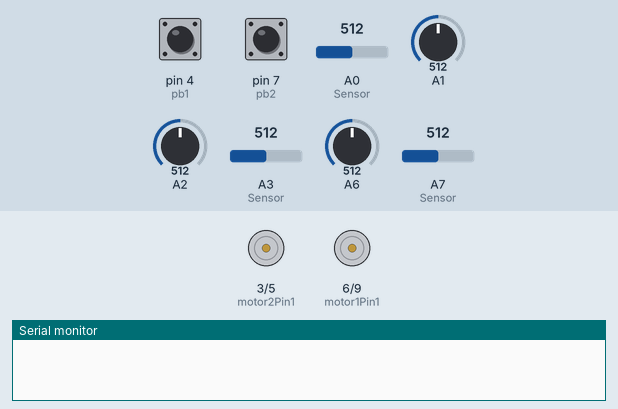
Simulated run of this sketch. Board: Arduino Nano, built with avr-gcc and run on an emulated ATmega328P. Shown: motor-driver pin pairs drawn as motors (green arrow = first pin HIGH = forward, orange = second pin HIGH = backward, longer = more drive), the last lines printed to the serial monitor. Inputs (shaded band) come from the test bench; at power-on: pin 4 (pb1) HIGH, A1 = 512, pin 7 (pb2) HIGH, A0 (Sensor) = 512, A2 = 512, A3 (Sensor) = 512, A6 = 512, A7 (Sensor) = 512.

Above: at 1.2 s.
1.3 s: pin 4 (pb1) pulled LOW for 0.15 s
At 2.2 s:
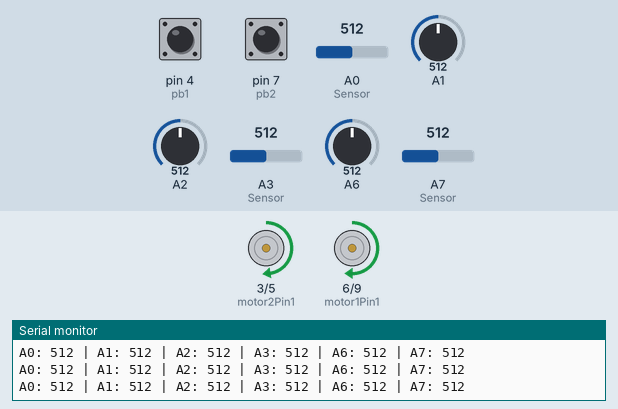
3.1 s: A1 set to 967
6.1 s: A1 set to 994
At 6.6 s:
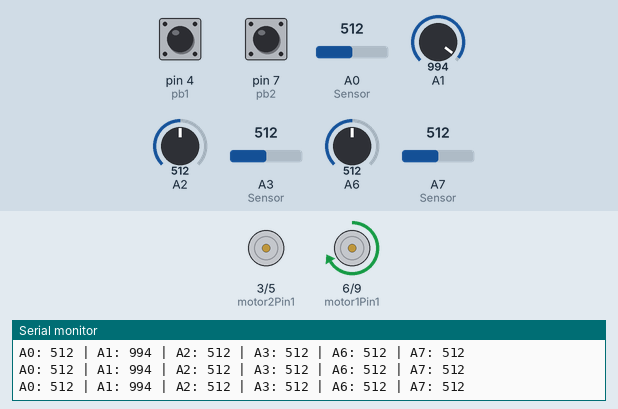
7.6 s: pin 7 (pb2) pulled LOW for 0.15 s
At 8.8 s:
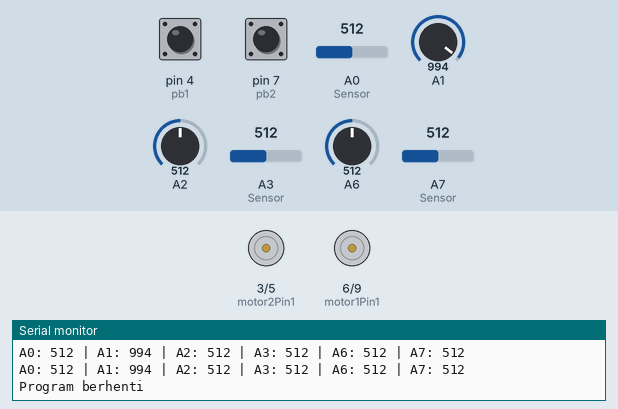
9.2 s: pin 4 (pb1) pulled LOW for 1 s
At 10.6 s:
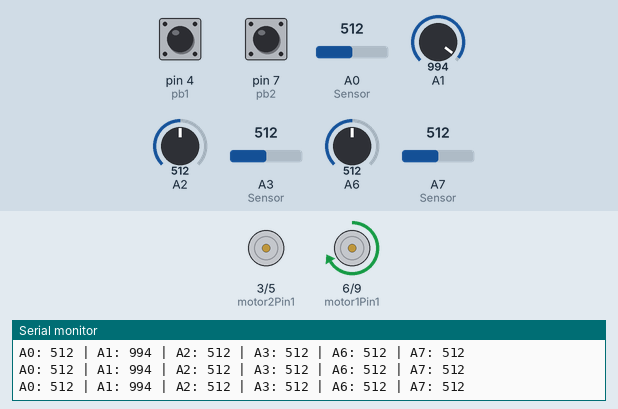
11.7 s: A0 (Sensor) set to 108
14.7 s: A0 (Sensor) set to 94
Timing chart, 0 to 17.7 s (numbered marks = the images above; inputs shaded):
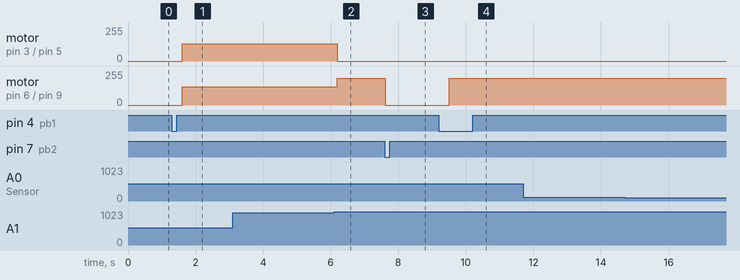

The sketch:

Program_Robotika.ino
```cpp
// Pin pushbutton
const int pb2 = 7;  // Untuk berhenti
const int pb1 = 4;  // Untuk mulai

// Status aktif program
bool aktif = false;

// Motor kiri
const int motor1Pin1 = 6;
const int motor1Pin2 = 9;
const int pwmMotor1 = 6; // PWM kiri

// Motor kanan
const int motor2Pin1 = 3;
const int motor2Pin2 = 5;
const int pwmMotor2 = 3; // PWM kanan

// Ambang batas sensor
const int thresholdA0 = 80;
const int thresholdA7 = 950;
const int thresholdA3 = 50;
const int thresholdA6 = 220;
const int thresholdA1 = 980;

void setup() {
  pinMode(pb2, INPUT_PULLUP);
  pinMode(pb1, INPUT_PULLUP);

  pinMode(motor1Pin1, OUTPUT);
  pinMode(motor1Pin2, OUTPUT);
  pinMode(motor2Pin1, OUTPUT);
  pinMode(motor2Pin2, OUTPUT);
  pinMode(pwmMotor1, OUTPUT);
  pinMode(pwmMotor2, OUTPUT);

  Serial.begin(9600);
}

void loop() {
  // Cek tombol untuk start
  if (digitalRead(pb1) == LOW) {
    aktif = true;
    Serial.println("Program aktif");
    delay(300);  // debouncing
  }

  // Cek tombol untuk stop
  if (digitalRead(pb2) == LOW) {
    aktif = false;
    motorStop(1);
    motorStop(2);
    Serial.println("Program berhenti");
    delay(300);  // debouncing
  }

  // Jika belum aktif, jangan lanjut
  if (!aktif) return;

  // --- SENSOR & KONTROL GARIS ---
  int sensorA0 = analogRead(A0);  // Sensor kanan
  int sensorA1 = analogRead(A1);  // Koreksi kiri (digunakan)
  int sensorA2 = analogRead(A2);  // Tampil di Serial Monitor saja
  int sensorA3 = analogRead(A3);  // Sensor tengah
  int sensorA6 = analogRead(A6);  // Koreksi ke kanan
  int sensorA7 = analogRead(A7);  // Sensor kiri

  // Tampilkan semua data sensor
  Serial.print("A0: "); Serial.print(sensorA0);
  Serial.print(" | A1: "); Serial.print(sensorA1);
  Serial.print(" | A2: "); Serial.print(sensorA2);
  Serial.print(" | A3: "); Serial.print(sensorA3);
  Serial.print(" | A6: "); Serial.print(sensorA6);
  Serial.print(" | A7: "); Serial.println(sensorA7);

  if (sensorA1 >= thresholdA1 && sensorA7 < thresholdA7) {
    // Belok kanan
    motorStop(2);
    motorMaju(1, 200);
  }
  else if (sensorA7 >= thresholdA7 && sensorA1 < thresholdA1) {
    // Belok kiri
    motorMaju(2, 200);
    motorStop(1);
  }
  else if (sensorA3 >= thresholdA3) {
    // Maju lurus
    motorMaju(1, 138);
    motorMaju(2, 128);
  }
  else if (sensorA3 <= thresholdA3 && sensorA7 < thresholdA7 && sensorA1 < thresholdA1) {
    // Maju lurus saat tidak mendeteksi garis
    motorMaju(1, 138);
    motorMaju(2, 128);
  }
  else if (sensorA1 >= thresholdA1 && sensorA7 >= thresholdA7 ) {
    // Maju lurus jika kedua sisi mendeteksi hitam
    motorMaju(1, 138);
    motorMaju(2, 128);
  }
  else if (sensorA1 >= thresholdA1 && sensorA7 >= thresholdA7 && sensorA3 >= thresholdA3 ) {
    // Maju lurus tambahan
    motorMaju(1, 138);
    motorMaju(2, 128);
  }
}

// Fungsi motor maju
void motorMaju(int motorNum, int pwmSpeed) {
  if (motorNum == 1) {
    digitalWrite(motor1Pin1, HIGH);
    digitalWrite(motor1Pin2, LOW);
    analogWrite(pwmMotor1, pwmSpeed);
  } else if (motorNum == 2) {
    digitalWrite(motor2Pin1, HIGH);
    digitalWrite(motor2Pin2, LOW);
    analogWrite(pwmMotor2, pwmSpeed);
  }
}

// Fungsi motor stop
void motorStop(int motorNum) {
  if (motorNum == 1) {
    digitalWrite(motor1Pin1, LOW);
    digitalWrite(motor1Pin2, LOW);
    analogWrite(pwmMotor1, 0);
  } else if (motorNum == 2) {
    digitalWrite(motor2Pin1, LOW);
    digitalWrite(motor2Pin2, LOW);
    analogWrite(pwmMotor2, 0);
  }
}
```

Measured:
- the behaviour switches between 979 and 980 on A1 (found by bisection; images 1 and 2)
- after the input at 1.3 s, motor on pin 3 (motor2Pin1) / pin 5 (motor2Pin2): stopped → forward 128/255 after 0.30 s; motor on pin 6 (motor1Pin1) / pin 9 (motor1Pin2): stopped → forward 138/255 after 0.30 s
- after the input at 6.1 s, motor on pin 3 (motor2Pin1) / pin 5 (motor2Pin2): forward 128/255 → stopped after 0.10 s; motor on pin 6 (motor1Pin1) / pin 9 (motor1Pin2): forward 138/255 → forward 200/255 after 0.10 s
- after the input at 7.6 s, motor on pin 6 (motor1Pin1) / pin 9 (motor1Pin2): forward 200/255 → stopped at once
- after the input at 9.2 s, motor on pin 6 (motor1Pin1) / pin 9 (motor1Pin2): stopped → forward 200/255 after 0.30 s
